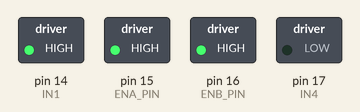
A sketch run on a simulated Arduino Uno, built with avr-gcc and run on an emulated ATmega328P. Parts: switched loads named in the sketch (green lamp = pin HIGH).

Above: at 0.1 s.
At 2.1 s:
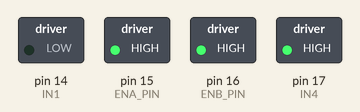
At 4.1 s:
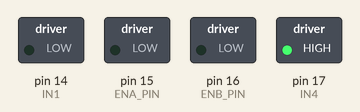
Timing chart, 0 to 5.6 s (numbered marks = the images above):
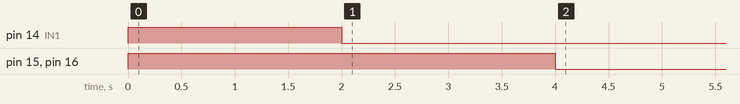

The sketch:

MotorsNew.ino
```cpp
#include <Servo.h>

Servo myservo;//create a object of servo,named as myservo

#define ENA_PIN   15 // ENA of DC motor driver module attach to pin5 of sunfounder uno board
#define ENB_PIN   16 // ENB of DC motor driver moduleattach to pin6 of sunfounder uno board
#define IN1 14 // left IN1 attach to pin8
#define IN2 15 // left IN2 attach to pin9
#define IN3 16 //right  IN3 attach to pin10
#define IN4 17 //right IN4 attach to pin11

#define FORWARD 0  //define forward=0,car move forward
#define BACK    1 //define back=1,car move back
#define SPEED 180 //define SPEED=180,it is the rotate speed of motor
void setup()
{
    /* set below pins as OUTPUT */
    pinMode(ENA_PIN, OUTPUT);
    pinMode(ENB_PIN, OUTPUT);
    pinMode(IN1, OUTPUT);
    pinMode(IN2, OUTPUT);
    pinMode(IN3, OUTPUT);
    pinMode(IN4, OUTPUT);
    CAR_move(FORWARD,SPEED,SPEED);//car move forward with speed 180
    delay(2000);//delay 2 second
    CAR_move(BACK,SPEED,SPEED);
    delay(2000);
    CAR_move(BACK,0,0);//car stop
}

void loop()
{
    //myservo.write(90); //servo ratote angle remain as 90
}

void CAR_move(unsigned char direction, unsigned char speed_left, unsigned char speed_right)
{
    switch(direction)
    {
        //car move forward with speed 180
        case 0: digitalWrite(IN1,HIGH);digitalWrite(IN2,LOW);//left motor clockwise rotation
		digitalWrite(IN3,HIGH);digitalWrite(IN4,LOW);break;//right motor clockwise rotation
        //car move back with speed 180
	case 1: digitalWrite(IN1,LOW);digitalWrite(IN2,HIGH);
		digitalWrite(IN3,LOW);digitalWrite(IN4,HIGH);break;
	default: break;
    }
    analogWrite(ENA_PIN,speed_left);//write speed_left to ENA_PIN,if speed_left is high,allow left motor rotate
    analogWrite(ENB_PIN,speed_right);//write speed_right to ENB_PIN,if speed_right is high,allow right motor rotate
}
```
